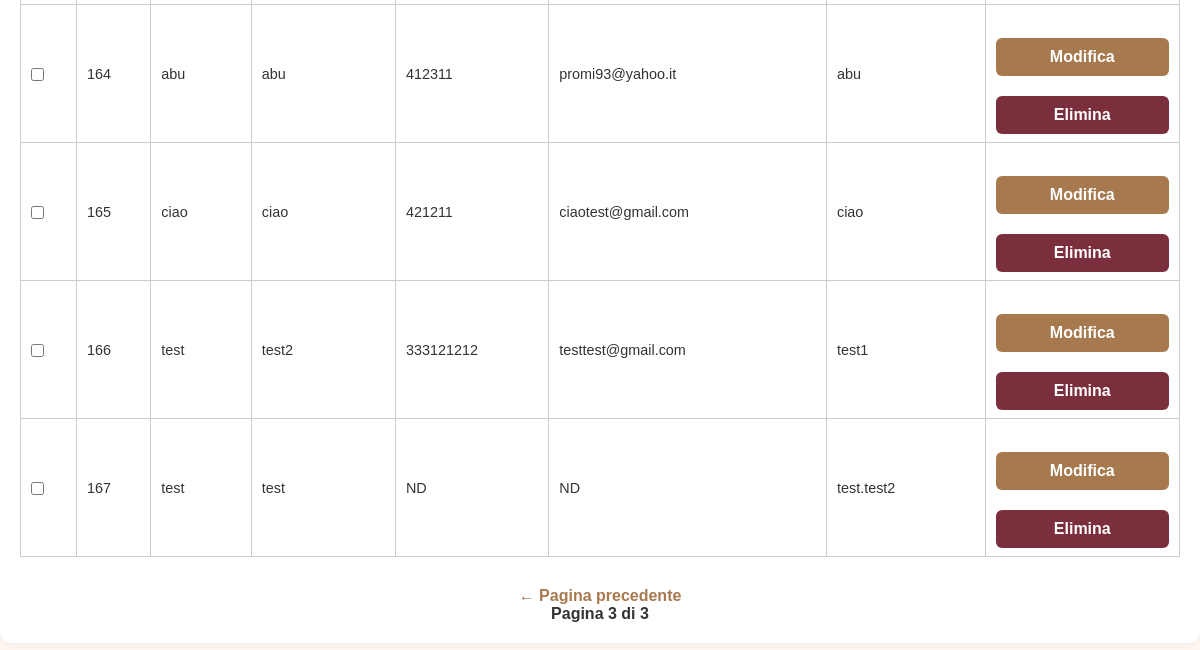
/admin_users?page=3&search= (signed in, lower part), run on an earlier commit of the app's database.
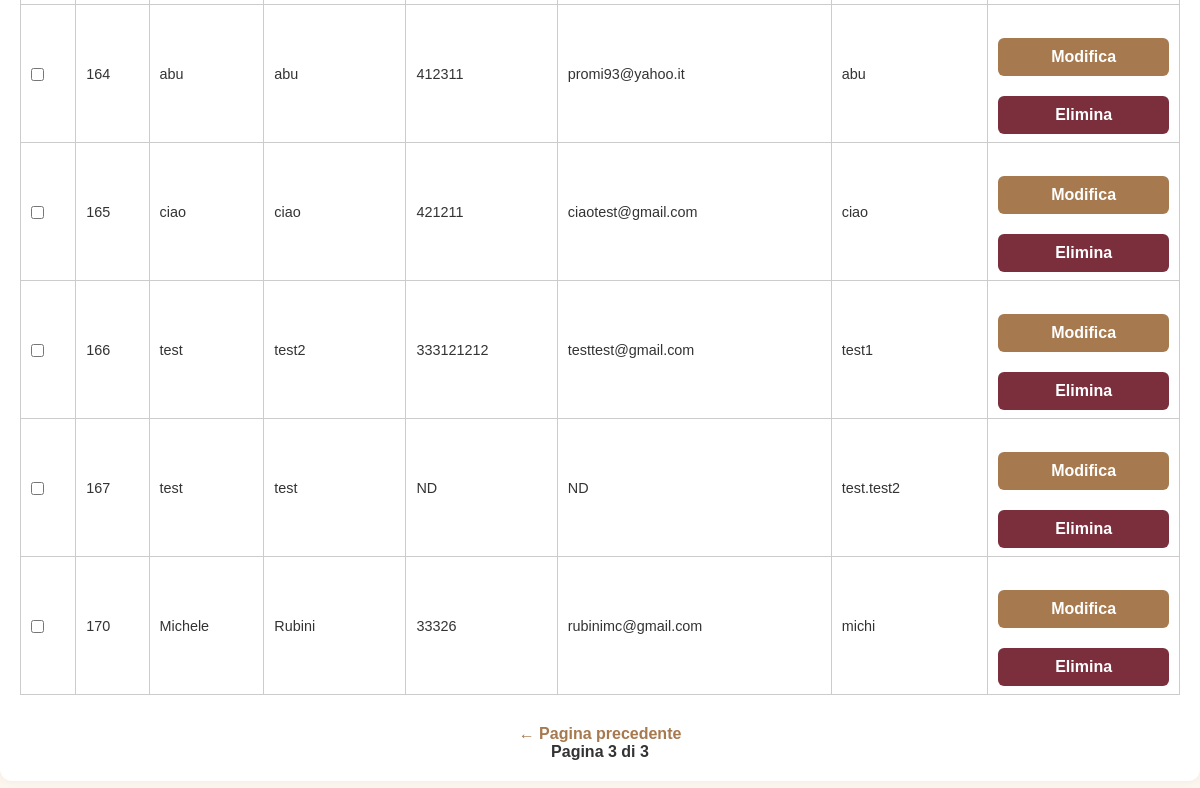
And on a later commit of the database.
### tables this page shows
CREATE TABLE users (
            id INTEGER PRIMARY KEY AUTOINCREMENT,
            username TEXT NOT NULL UNIQUE,
            password TEXT NOT NULL
        , name TEXT NOT NULL DEFAULT 'NOME', surname TEXT NOT NULL DEFAULT 'COGNOME', phone TEXT NOT NULL DEFAULT '0000000000', email TEXT, newsletter_optin INTEGER DEFAULT 0);

### app.py (the view)
@app.route('/admin_users')
def admin_users():
    if 'admin' not in session:
        return redirect(url_for('login_admin'))
    page = int(request.args.get('page', 1))
    per_page = 50
    offset = (page - 1) * per_page
    search_query = request.args.get('search', '').strip()
    conn = sqlite3.connect('bookings.db')
    cursor = conn.cursor()
    if search_query:
        search = f"%{search_query}%"
        cursor.execute("""
            SELECT COUNT(*) FROM users
            WHERE name LIKE ? OR surname LIKE ? OR phone LIKE ? OR email LIKE ?
        """, (search, search, search, search))
        total_users = cursor.fetchone()[0]
        cursor.execute("""
            SELECT id, name, surname, phone, email, username
            FROM users
            WHERE name LIKE ? OR surname LIKE ? OR phone LIKE ? OR email LIKE ?
            ORDER BY id
            LIMIT ? OFFSET ?
        """, (search, search, search, search, per_page, offset))
    else:
        cursor.execute("SELECT COUNT(*) FROM users")
        total_users = cursor.fetchone()[0]
        cursor.execute("""
            SELECT id, name, surname, phone, email, username
            FROM users
            ORDER BY id
            LIMIT ? OFFSET ?
        """, (per_page, offset))
    users = cursor.fetchall()
    conn.close()
    total_pages = (total_users + per_page - 1) // per_page
    return render_template('admin_users.html',
                           users=users,
                           page=page,
                           total_pages=total_pages,
                           search_query=search_query)

### templates/admin_users.html (shortened to what this page needs)
<!DOCTYPE html>
<html lang="it">
<head>
  <link rel="stylesheet" href="{{ url_for('static', filename='style.css') }}">
</head>
<body>
  <div class="page">
    <div class="container">
      {% if users %}
      <form method="post" action="{{ url_for('delete_selected_users') }}">
        <table>
          <tbody>
            {% for user in users %}
            <tr>
              <td><input type="checkbox" name="selected_users" value="{{ user[0] }}"></td>
              <td>{{ user[0] }}</td>
              <td>{{ user[1] }}</td>
              <td>{{ user[2] }}</td>
              <td>{{ user[3] }}</td>
              <td>{{ user[4] or 'ND' }}</td>
              <td>{{ user[5] }}</td>
              <td>
                <div class="actions">
                  <a href="{{ url_for('admin_edit_user', user_id=user[0]) }}">
                    <button class="big-btn" type="button">Modifica</button>
                  </a>
                  <form method="post" action="{{ url_for('admin_delete_user', user_id=user[0]) }}" onsubmit="return confirm('Confermi eliminazione utente {{ user[1] }} {{ user[2] }}?')">
                    <button type="submit" class="delete-btn">Elimina</button>
                  </form>
                </div>
              </td>
            </tr>
            {% endfor %}
          </tbody>
        </table>
      </form>
      <div class="pagination">
        {% if page > 1 %}
          <a href="{{ url_for('admin_users', page=page-1, search=search_query) }}">← Pagina precedente</a>
        {% endif %}
        <span>Pagina {{ page }} di {{ total_pages }}</span>
      </div>
      {% else %}
        <p>Nessun utente registrato.</p>
      {% endif %}
    </div>
  </div>
</body>
</html>

### static/style.css (style rules this page uses)
* { box-sizing: border-box; margin: 0; padding: 0; }
body { font-family: 'Arial', sans-serif; background-color: #fdf6ec; color: #333; display: flex; flex-direction: column; align-items: center; padding: 20px; }
.container { width: 100%; max-width: 600px; background: #fffaf2; padding: 20px; border-radius: 8px; box-shadow: 0 4px 12px rgba(0, 0, 0, 0.1); margin: 20px 0; }
form { display: flex; flex-direction: column; }
input, select, button { padding: 10px; margin-top: 5px; background-color: #fef9f0; color: #333; border: 1px solid #ccc; border-radius: 5px; font-size: 16px; }
button { background-color: #a67c52; color: #fff; cursor: pointer; font-weight: bold; transition: background-color 0.3s; border: none; }
.big-btn { width: 100%; padding: 15px; font-size: 18px; margin: 10px 0; }
a { display: block; text-align: center; margin-top: 15px; text-decoration: none; color: #a67c52; font-weight: bold; }
table { width: 100%; border-collapse: collapse; margin-top: 20px; background-color: #fff; color: #333; }
table, th, td { border: 1px solid #ddd; }

### templates/admin_users.html (style rules this page uses)
body { margin: 0; padding: 0; background-color: #fdf6ee; font-family: sans-serif; }
.page { width: 100%; display: flex; justify-content: center; }
.container { max-width: 1400px; margin: 40px auto; padding: 20px; background-color: #fff; border-radius: 12px; box-shadow: 0 0 10px rgba(0, 0, 0, 0.05); }
table { width: 100%; border-collapse: collapse; font-size: 0.9rem; }
.actions { display: flex; flex-direction: column; gap: 5px; }
.big-btn, .delete-btn { padding: 10px 16px; font-size: 1rem; border: none; border-radius: 6px; cursor: pointer; color: #fff; }
.big-btn { background-color: #a6794e; }
.delete-btn { background-color: #7b2f3c !important; }
.pagination { margin-top: 30px; text-align: center; font-size: 1rem; }
.pagination a { margin: 0 10px; text-decoration: none; font-weight: bold; color: #a6794e; }
.pagination span { font-weight: bold; }

What changed in the data, as far as the page shows it:
added users: id "170", name "Michele", surname "Rubini", phone "33326", email "rubinimc@gmail.com", username "michi"
